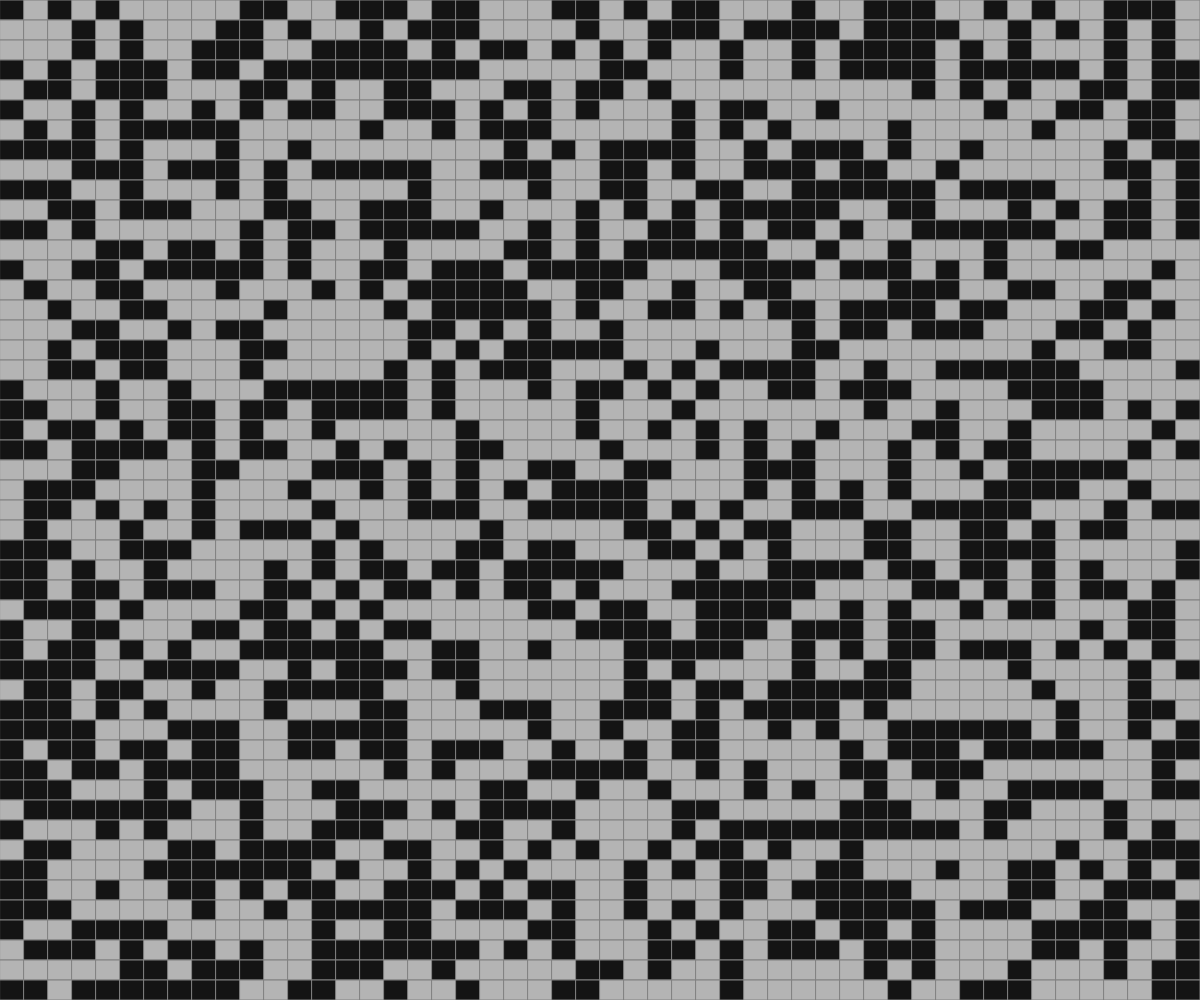
Frame 1 (no input)
Frame 60 (no input): identical to frame 1, image omitted
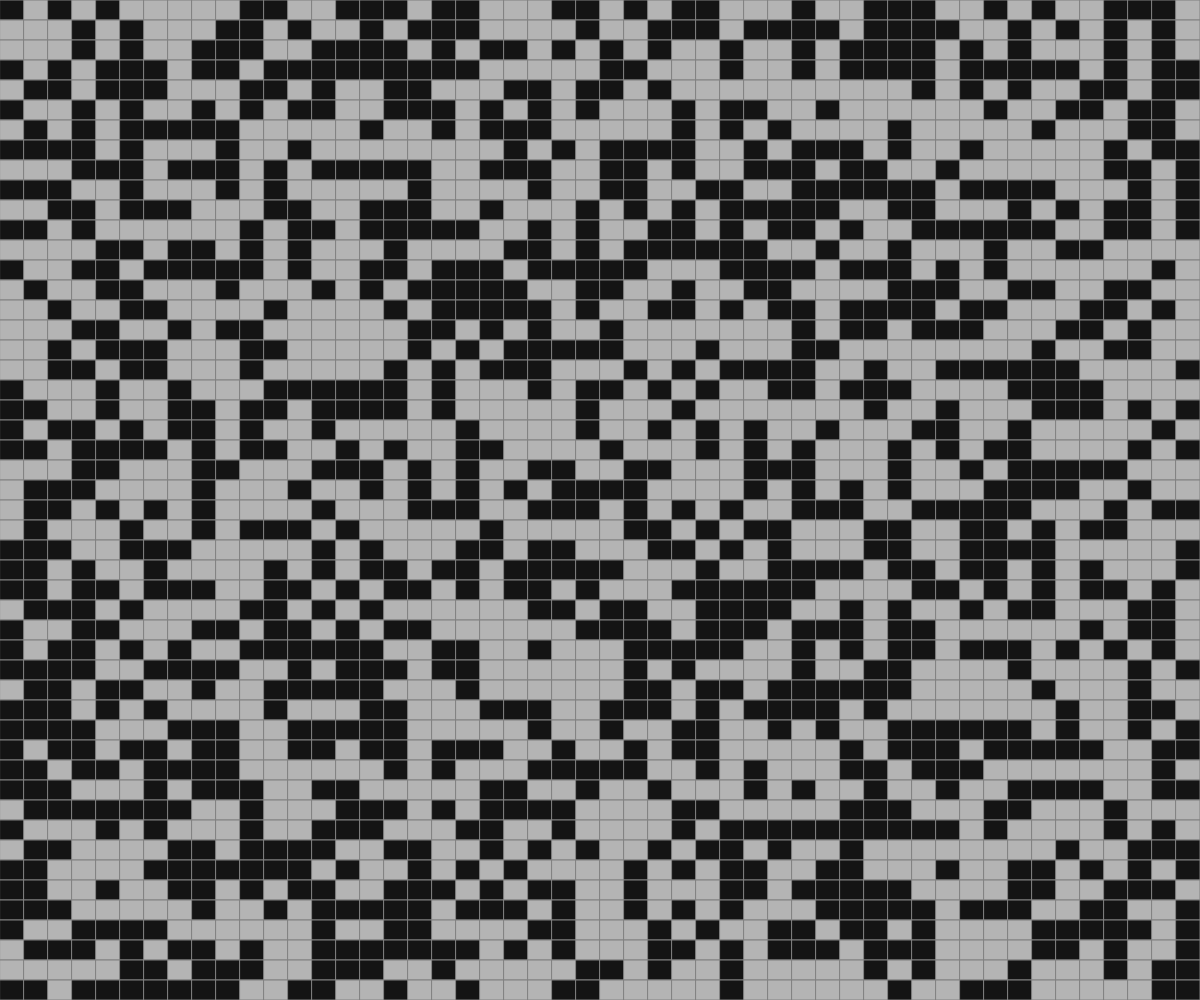
Frame 120 (the mouse pressed at the canvas centre since frame 60)

The p5.js sketch that drew these frames (run headless with seeded random() and noise() and a simulated clock; from frame 60 on, the mouse is pressed at the canvas centre):

// p5.js sketch
// ── sketch.js
// Conways game of life
// Daniel Messham
// Date
//
// Extra for Experts:
// - describe what you did to take this project "above and beyond"


let refresh = 30//target framerate, used to calc realfps

let gridX = 50;
let gridY = 50;

let grid = []

let xSize = 10;
let ySize = xSize;

let autoPlay = false;

function setup() {
  createCanvas(windowWidth, windowHeight);
  frameRate(refresh);
  background(12,35,12);
  fill(18);
  stroke(128);
  xSize = windowWidth/gridX;
  ySize = windowHeight/gridY;
  grid = CreateRandom(gridX,gridY);
}

function windowResized(){
  createCanvas(windowWidth, windowHeight);
  
}

function draw() {
  background(12,35,12);
  if(autoPlay){nextTurn();}
  displayGrid();
}

function mousePressed(){
  let mouseGridX = Math.floor(mouseX/xSize);
  let mouseGridY = Math.floor(mouseY/ySize);

  if (grid[mouseGridY][mouseGridX] === 0) {
    grid[mouseGridY][mouseGridX] = 1;
  }
  else if (grid[mouseGridY][mouseGridX] === 1) {
    grid[mouseGridY][mouseGridX] = 0;
  }
}


function nextTurn() {
  let newBoard = CreateArray(gridX, gridY, 0);

  for (let y=0; y<gridY; y++) {
    for (let x=0; x<gridX; x++) {
      let neighbours = 0;

      //look at all neighbours and count them
      for (let i=-1; i<=1; i++) {
        for (let j=-1; j<=1; j++) {
          if (y+i>=0 && x+j>=0 && y+i<gridY && x+j<gridX) {
            neighbours += grid[y+i][x+j];
          }
        }
      }

      //don't count yourself
      neighbours -= grid[y][x];

      //apply rules of game
      if (grid[y][x] === 1) { //alive
        if (neighbours === 2 || neighbours === 3) {
          newBoard[y][x] = 1;
        }
        else {
          newBoard[y][x] = 0;
        }
      }

      if (grid[y][x] === 0) { //dead
        if (neighbours === 3) {
          newBoard[y][x] = 1;
        }
        else {
          newBoard[y][x] = 0;
        }
      }
    }
  }
  grid = newBoard;
}

function swap(x,y){

  if(x>=0 && x< gridX && y>=0 && y< grid){
    if(grid[x][y] === 1){
      grid[x][y] = 0;
    }
    else if(grid[x][y] === 0){
      grid[x][y] = 1;
    }
  }
  displayGrid();
  return grid;
}

function CreateArray(row, col, value){
  xSize = windowWidth/gridX;
  ySize = windowHeight/gridY;
  let grid = [];
  for(let y=0; y<row; y++){
    grid.push([])
    for(let x=0; x<col; x++){
      grid[y].push(value);
    }
  }
  return grid;
}

function CreateRandom(row, col){
  xSize = windowWidth/gridX;
  ySize = windowHeight/gridY;
  let grid = [];
  for(let y=0; y<row; y++){
    grid.push([])
    for(let x=0; x<col; x++){
      if(random(10)<=5){
        grid[y].push(1);
      }
      else{grid[y].push(0);}
    }
  }
  return grid;
}


function keyPressed(){
  if(key==="e"){
    grid = CreateArray(gridX, gridY, 1);
  }
  else if(key==="b"){
    grid = CreateArray(gridX, gridY, 0);
  }
  else if(key==="r"){
    grid = CreateRandom(gridX,gridY);
  }
  else if(key===" "){
    nextTurn();
  }
  else if(key==="p"){
    autoPlay=!autoPlay
  }
}

function displayGrid() {
  for (let y=0; y<gridY; y++) {
    for (let x=0; x<gridX; x++) {
      if (grid[y][x] === 0) {fill(20);}

      if (grid[y][x] === 1) {fill(180);}

      rect(x*xSize, y*ySize,  xSize, ySize);
    }
  }
}
